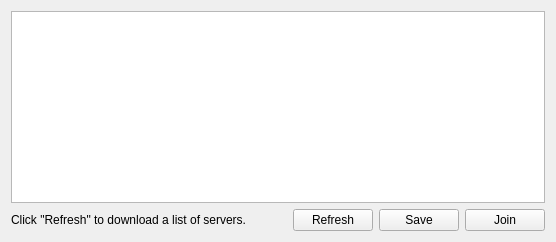
                            <widget class="QWidget" name="tab_2">
                             <attribute name="title">
                              <string>Master Server</string>
                             </attribute>
                             <layout class="QVBoxLayout" name="verticalLayout_23">
                              <item>
                               <widget class="QListWidget" name="MasterServerList"/>
                              </item>
                              <item>
                               <layout class="QHBoxLayout" name="horizontalLayout_18">
                                <item>
                                 <widget class="QLabel" name="MSStatusLabel">
                                  <property name="text">
                                   <string>Click &quot;Refresh&quot; to download a list of servers.</string>
                                  </property>
                                 </widget>
                                </item>
                                <item>
                                 <spacer name="horizontalSpacer_6">
                                  <property name="orientation">
                                   <enum>Qt::Horizontal</enum>
                                  </property>
                                  <property name="sizeHint" stdset="0">
                                   <size>
                                    <width>40</width>
                                    <height>20</height>
                                   </size>
                                  </property>
                                 </spacer>
                                </item>
                                <item>
                                 <widget class="QPushButton" name="RefreshButton">
                                  <property name="text">
                                   <string>Refresh</string>
                                  </property>
                                 </widget>
                                </item>
                                <item>
                                 <widget class="QPushButton" name="SaveMSButton">
                                  <property name="text">
                                   <string>Save</string>
                                  </property>
                                 </widget>
                                </item>
                                <item>
                                 <widget class="QPushButton" name="JoinMasterServerButton">
                                  <property name="text">
                                   <string>Join</string>
                                  </property>
                                 </widget>
                                </item>
                               </layout>
                              </item>
                             </layout>
                            </widget>
